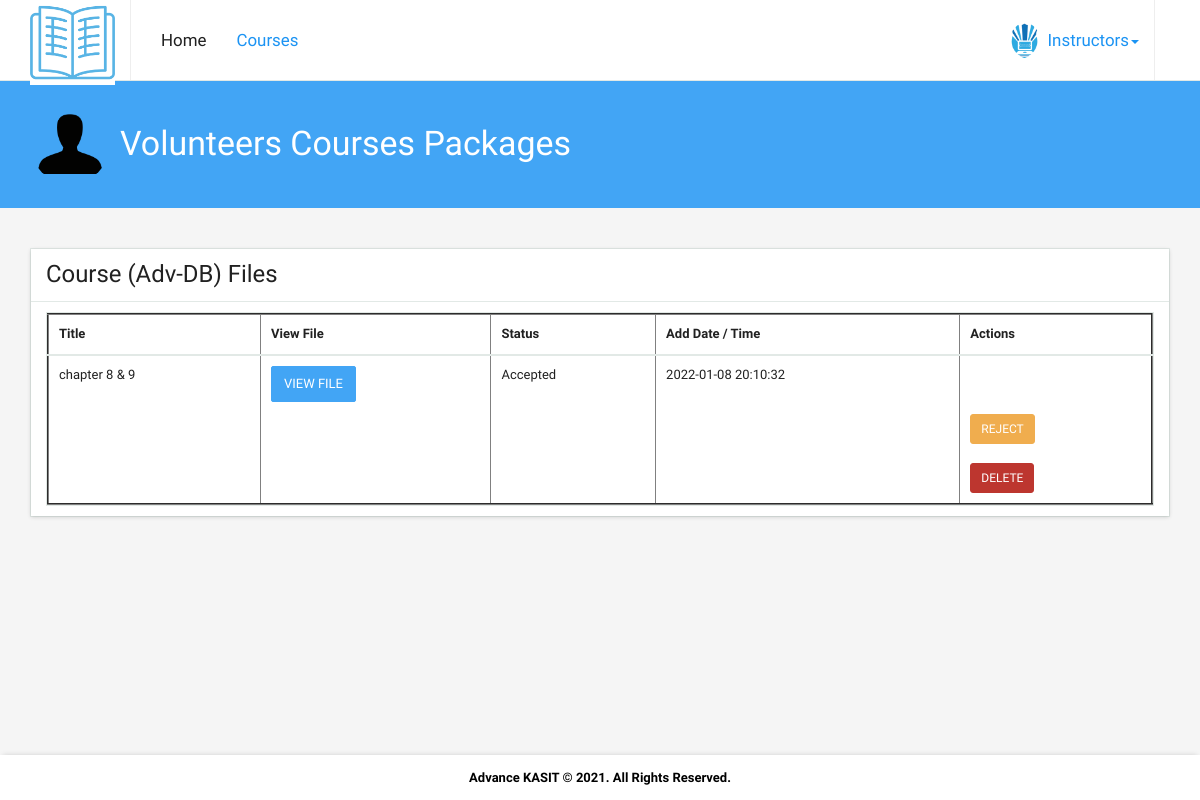
The app's page /Advance_KASIT_Code/Instructors/View_Package_Files.php?Package_Name=Adv-DB&P_ID=19 (signed in) with its own data.
### tables this page shows
CREATE TABLE `courses_files` (
  `ID` int(20) NOT NULL,
  `P_ID` int(20) NOT NULL,
  `Title` varchar(250) NOT NULL,
  `File_Path` varchar(250) NOT NULL,
  `Total_Rate` int(20) NOT NULL,
  `Status` varchar(250) NOT NULL,
  `Add_Date_Time` timestamp NOT NULL DEFAULT current_timestamp() ON UPDATE current_timestamp()
);

### Advance_KASIT_Code/Instructors/View_Package_Files.php (the view, shortened to what this page needs)
<?php
include("../includes/config.php");
$P_ID = $_GET['P_ID'];
$Package_Name = $_GET['Package_Name'];
?>
<!DOCTYPE html>
<html class="transition-navbar-scroll top-navbar-xlarge bottom-footer" lang="en">
<head>
  <link href="../css/vendor/all.css" rel="stylesheet">
  <link href="../css/app/app.css" rel="stylesheet">
</head>
<body>
  <div class="navbar navbar-default navbar-fixed-top navbar-size-large navbar-size-xlarge paper-shadow" data-z="0" data-animated role="navigation">
    <div class="container">
      <div class="navbar-header">
        <div class="navbar-brand navbar-brand-logo">
         <a href="index.php">
           					<center><img src="../images/logo2.png" width="100px" height="85px"/></center>
          </a>
        </div>
      </div>
      <div class="collapse navbar-collapse" id="main-nav">
        <ul class="nav navbar-nav navbar-nav-margin-left">
		 <li class="dropdown ">
            <a href="index.php" class="">Home</a>
          </li>
		 <li class="dropdown active">
            <a href="View_Courses_List.php" class="">Courses </a>
          </li>
        </ul>
        <div class="navbar-right">
          <ul class="nav navbar-nav navbar-nav-bordered navbar-nav-margin-right">
            <li class="dropdown user active">
              <a href="#" class="dropdown-toggle" data-toggle="dropdown">
                <img src="../images/kasit1.png" alt="" class="img-circle" /> Instructors<span class="caret"></span>
              </a>
            </li>
          </ul>
        </div>
      </div>
    </div>
  </div>
  <div class="parallax overflow-hidden bg-blue-400 page-section third">
    <div class="container parallax-layer" data-opacity="true">
      <div class="media v-middle">
        <div class="media-left text-center">
          <a href="#">
            <img src="../images/user.png" alt="people" class="img-circle width-80" />
          </a>
        </div>
        <div class="media-body">
          <h1 class="text-white text-display-1 margin-v-0">Volunteers Courses Packages </h1>
        </div>
      </div>
    </div>
  </div>
  <div class="container">
    <div class="page-section">
      <div class="row">
        <div class="col-md-12">
          <div class="row" data-toggle="isotope">
            <div class="item col-xs-12 col-lg-12">
              <div class="panel panel-default paper-shadow" data-z="0.5">
                <div class="panel-heading">
                    <h4 class="text-headline margin-none">Course (<?php echo $Package_Name; ?>) Files</h4>
                </div>
                <ul class="list-group">
                  <li class="list-group-item media v-middle">
                    <div class="media-body">
          <div class="panel panel-default">
			<table data-toggle="data-table" class="table" cellspacing="0" border="2" width="100%">
              <thead>
                <tr>
                  <th>Title</th>
                  <th>View File</th>
                  <th>Status</th>
                  <th>Add Date / Time</th>
                  <th>Actions</th>
                </tr>
              </thead>
              <tbody>
			     <?php
					$sql1 = mysqli_query($Conn,"select * from courses_files where P_ID='$P_ID' order by ID DESC");
					while ($row1 = mysqli_fetch_array($sql1)){
						$ID = $row1['ID'];
						$Title = $row1['Title'];
						$File_Path = $row1['File_Path'];
						$Status = $row1['Status'];
						$Add_Date_Time = $row1['Add_Date_Time'];
						?>
                <tr>
                  <td><?php echo $Title; ?></td>
                  <td><a href="../Students/<?php echo $File_Path; ?>" class="btn btn-primary" target="_blank">View File</a></td>
                  <td><?php echo $Status; ?></td>
                  <td><?php echo $Add_Date_Time; ?></td>
                  <td>
<br><br>
 <a href="JavaScript:if(confirm('Are You Sure To Reject This File ?')==true)
{window.location='Reject_Course_File.php?ID=<?php echo $ID; ?>';}" class="btn btn-warning btn-sm" role="button">Reject</a>
<br><br>
				  <a href="JavaScript:if(confirm('Are You Sure To Delete This File ?')==true)
{window.location='Delete_Course_File.php?ID=<?php echo $ID; ?>';}" class="btn btn-danger btn-sm" role="button">Delete</a>
				  </td>
                </tr>
				<?php
					}
					?>
              </tbody>
            </table>
          </div>
                    </div>
                  </li>
                </ul>
              </div>
            </div>
          </div>
          <br/>
          <br/>
        </div>
      </div>
    </div>
  </div>
  <footer class="footer">
    <strong><font color="#000">Advance KASIT © 2021. All Rights Reserved.</font></strong>
  </footer>
</body>
</html>

### records on screen
courses_files: Title "chapter 8 & 9", Status "Accepted", Add_Date_Time "2022-01-08 20:10:32"

### other values on screen
$Package_Name "Adv-DB"
